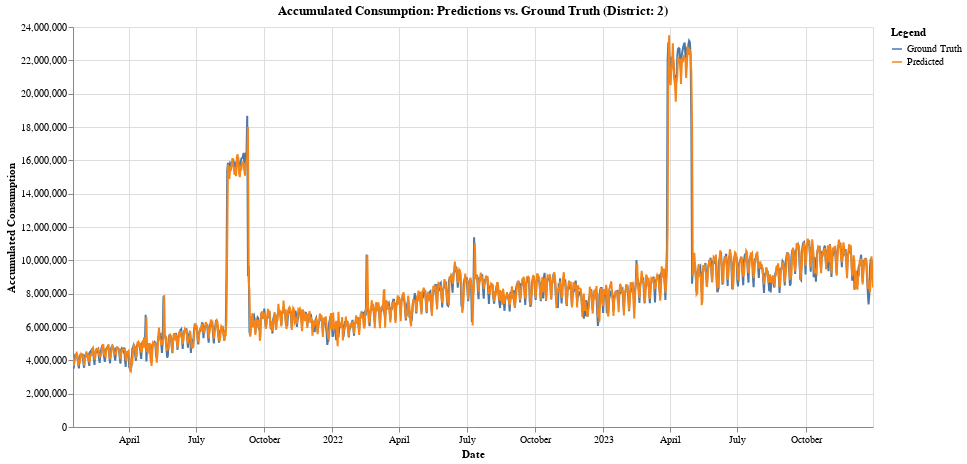

Notebook source saved alongside this figure:
### Code cell
# You can interact with following plot
var_model.plot_predictions_vs_ground_truth()

### Figure 1 — Vega-Lite specification as saved in the notebook (floating-point values rounded to 4 significant figures; data arrays with more than 128 entries replaced by an {"elided": "..."} marker saying what was removed)
{"config": {"view": {"continuousWidth": 300, "continuousHeight": 300}}, "data": {"name": "data-435c1b854ba396170a84e0ac8a0a215c"}, "mark": {"type": "line"}, "encoding": {"color": {"field": "Type", "title": "Legend", "type": "nominal"}, "tooltip": [{"field": "Date", "type": "temporal"}, {"field": "Type", "type": "nominal"}, {"field": "Accumulated Consumption", "type": "quantitative"}], "x": {"field": "Date", "title": "Date", "type": "temporal"}, "y": {"field": "Accumulated Consumption", "title": "Accumulated Consumption", "type": "quantitative"}}, "height": 400, "params": [{"name": "param_1", "select": {"type": "interval", "encodings": ["x", "y"]}, "bind": "scales"}], "title": "Accumulated Consumption: Predictions vs. Ground Truth (District: 2)", "width": 800, "$schema": "https://vega.github.io/schema/vega-lite/v5.20.1.json", "datasets": {"data-435c1b854ba396170a84e0ac8a0a215c": {"elided": "2160 records"}}}
